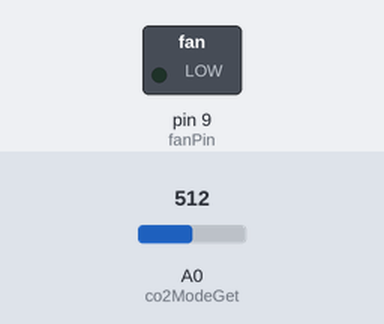
Simulated run of this sketch. Board: Arduino Uno, built with avr-gcc and run on an emulated ATmega328P. Shown: switched loads named in the sketch (green lamp = pin HIGH). The inputs (shaded band) are chosen by the test bench; at power-on: A0 (co2ModeGet) = 512. What the sketch prints to the serial monitor is not drawn.

Above: at 2.8 s.
2.9 s: A0 (co2ModeGet) set to 1004
4.4 s: A0 (co2ModeGet) set to 1019
At 5.4 s:
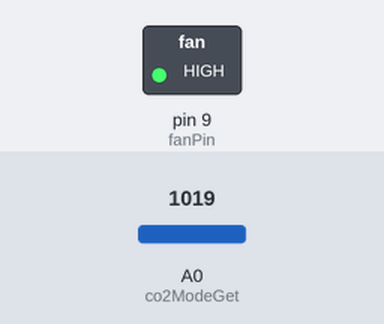
Timing chart, 0 to 7.4 s (numbered marks = the images above; inputs shaded):
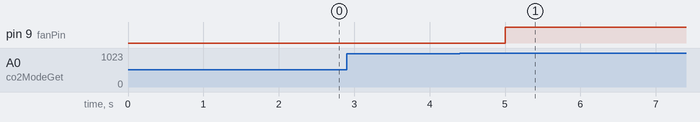

The sketch:

co2_fan_together.ino
```cpp
const int co2ModeGet = A0;  // CO2传感器的模拟引脚
const int fanPin = 9;       // MOS管控制风扇的引脚
int co2Value = 0;           // 用于存储CO2浓度值
int ppm = 1019;

void setup() {
  Serial.begin(9600);       // 初始化串口通信
  pinMode(fanPin, OUTPUT);  // 设置风扇引脚为输出
}

void read_co2() {

  co2Value = analogRead(co2ModeGet);

  Serial.print("测得CO2浓度为: ");
  Serial.print(co2Value);     // 打印CO2浓度
  Serial.println(" ppm");
}

void loop() {
  delay(1000);

  read_co2();               // 读取并打印CO2浓度

  if (co2Value >= ppm) {   // 如果CO2浓度达到一定阈值
    Serial.println("CO2浓度过高,启动风扇...");
    digitalWrite(fanPin, HIGH);  // 启动风扇
    delay(5000);            // 风扇运行5秒
  } else {
    digitalWrite(fanPin, LOW);   // 保持风扇关闭
  }

}
```

Measured:
- the behaviour switches between 1018 and 1019 on A0 (co2ModeGet) (found by bisection; images 0 and 1)
- after the input at 2.9 s, every drawn part: stays the same
- after the input at 4.4 s, pin 9 (fanPin): LOW → HIGH after 0.60 s
